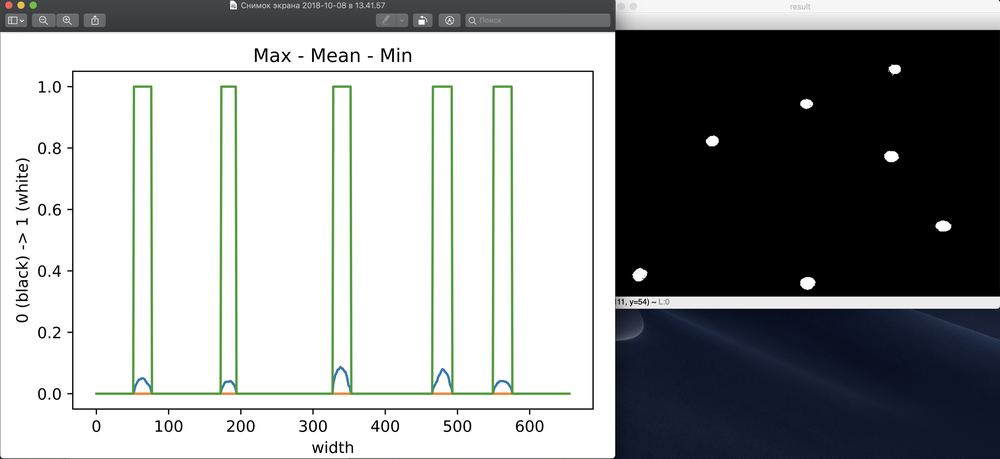
#> input picture Edge/track_pix/ideas/1.png, 1000 x 459 px, shrunk from 3285 x 1509 before the run, found by its file name
$ jupyter execute --allow-errors preprocessing_3.ipynb
#> lines starting #> are read from the running program, lines starting #| are printed output that depends on the picture; after the words box and inside, x2 and y2 are one past the last pixel; in counts of white or black regions, pixels touching at a corner belong together
# CANNY EDGE DETECTION

[cell 1]
import cv2
import numpy as np
from matplotlib import pyplot as plt

[cell 2]
img = cv2.imread('1.png', 0)
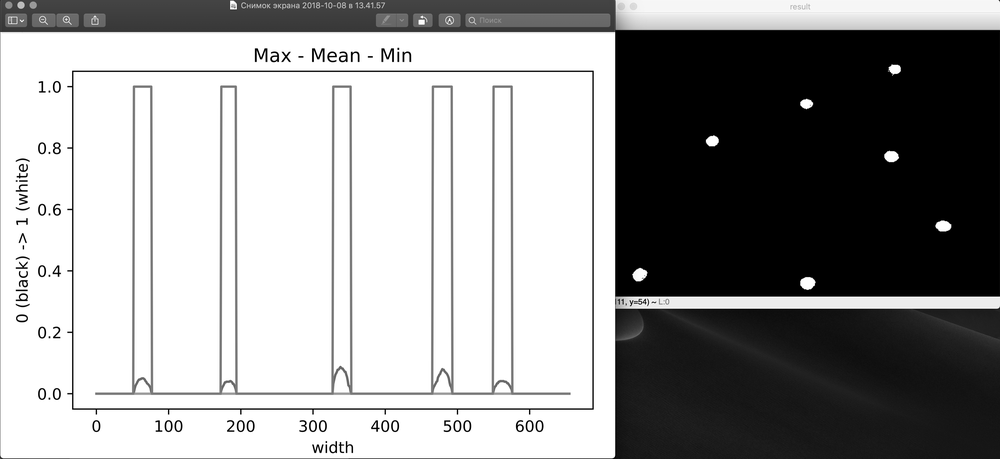
#> img: shape (459, 1000); min 0, max 255, mean 155.2
edges = cv2.Canny(img, 100, 200)
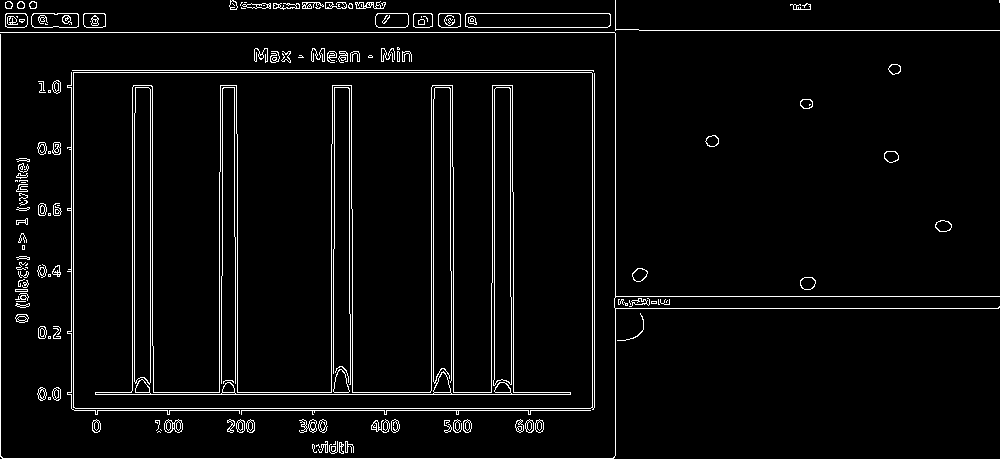
#> edges: shape (459, 1000); 4.3% white in thin lines or dots

[cell 3]
plt.subplot(121),plt.imshow(img,cmap = 'gray')
plt.title('Original Image'), plt.xticks([]), plt.yticks([])
plt.subplot(122),plt.imshow(edges,cmap = 'gray')
plt.title('Edge Image'), plt.xticks([]), plt.yticks([])
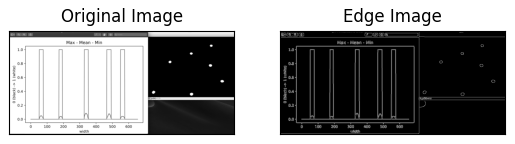
#> figure drawn by matplotlib, 2 panels

[cell 4]
img = cv2.imread('b.png', 0)
edges = cv2.Canny(img, 100, 200)

#> (a cell that did not finish here is left out)

# WATERSHED ALGORITHM : MARKER-BASED SEGMENTATION

## Thresholding the Input

[cell 6]
img = cv2.imread('1.png')
#> img is the input picture: shape (459, 1000, 3); mean B, G, R 156.7, 155.9, 153.5
b,g,r = cv2.split(img)
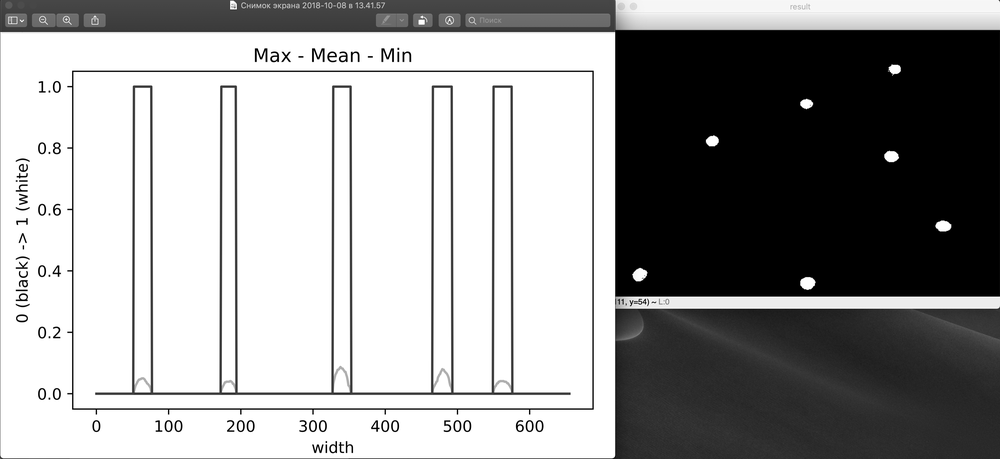
#> b: shape (459, 1000); min 0, max 255, mean 156.7
rgb_img = cv2.merge([r,g,b])

[cell 7]
gray = cv2.cvtColor(img,cv2.COLOR_BGR2GRAY)
ret, thresh = cv2.threshold(gray,0,255,cv2.THRESH_BINARY_INV+cv2.THRESH_OTSU)
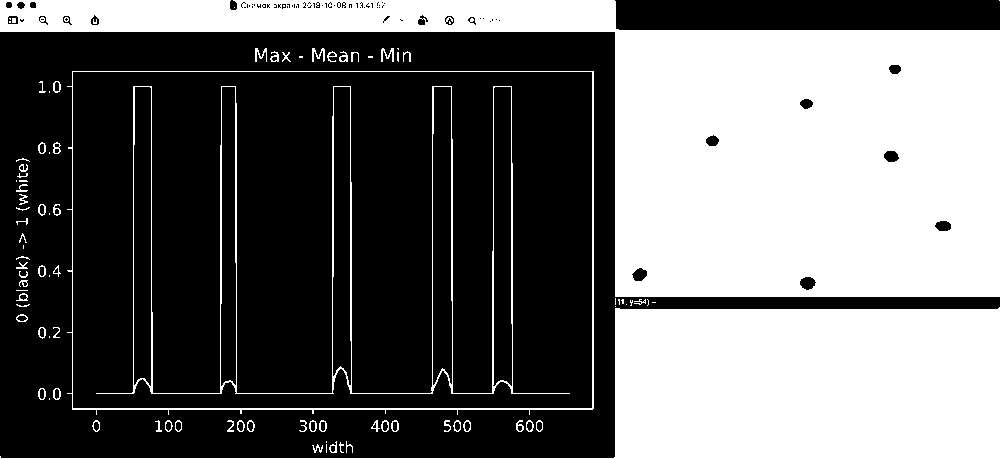
#> thresh: shape (459, 1000); 41.3% white; 97 white regions (33 under 20 px), largest, box (x1, y1, x2, y2) and area: (0, 0, 1000, 297) 120885, (0, 307, 1000, 459) 58376, (96, 86, 570, 394) 5182
#> ret = 135

[cell 8]
plt.subplot(121),plt.imshow(rgb_img)
plt.title('Input Image'), plt.xticks([]), plt.yticks([])
plt.subplot(122),plt.imshow(thresh, 'gray')
plt.title("Otus's binary threshold"), plt.xticks([]), plt.yticks([])
plt.show()

$ run again, with Edge/track_pix/ideas/2.png copied over Edge/track_pix/ideas/1.png
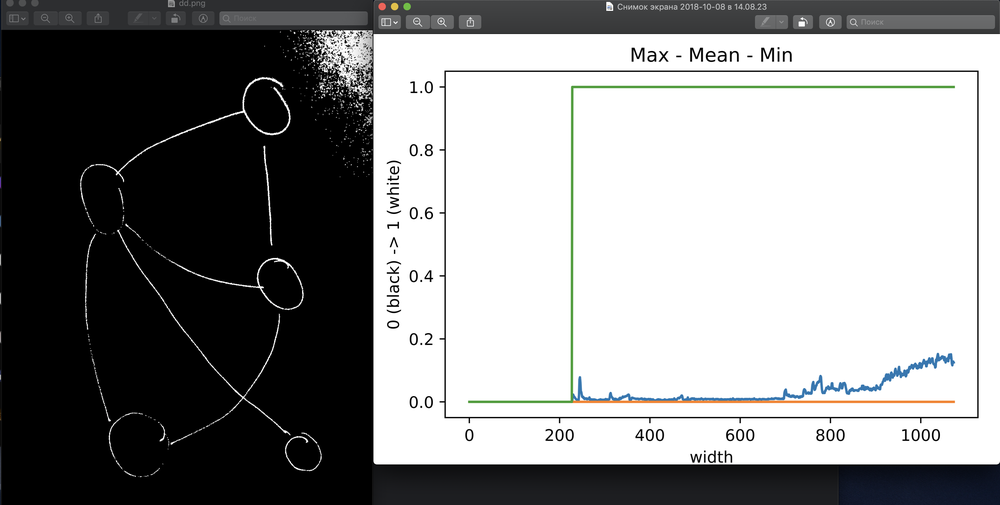
#> input picture Edge/track_pix/ideas/2.png, 1000 x 505 px, shrunk from 3208 x 1619 before the run, found by its file name
#> `edges = cv2.Canny(img, 100, 200)`:
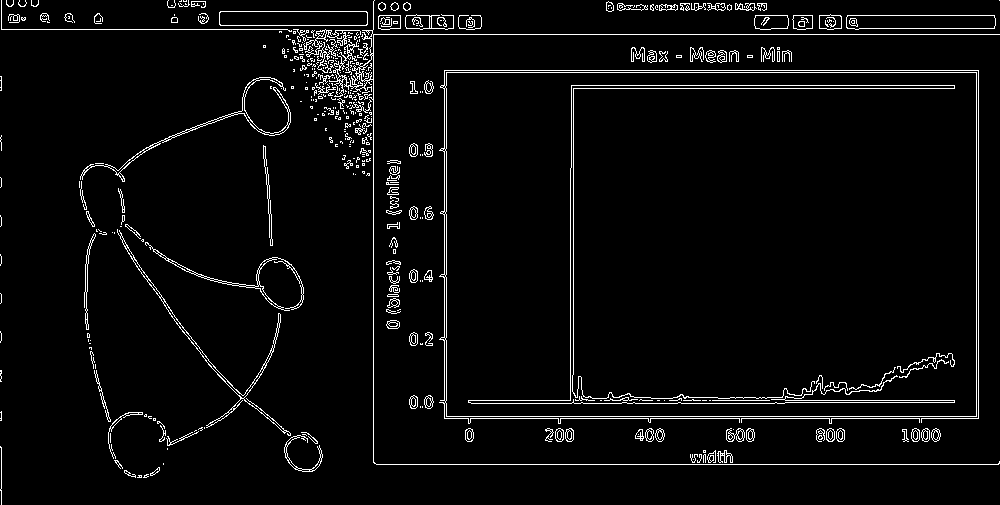
#> edges: shape (505, 1000); 4.1% white in thin lines or dots
#> img is the input picture: shape (505, 1000, 3); mean B, G, R 140.5, 140.5, 140
#> thresh: shape (505, 1000); 47.2% white; 154 white regions (92 under 20 px), largest, box (x1, y1, x2, y2) and area: (0, 0, 1000, 505) 230027, (469, 86, 955, 403) 2943, (440, 71, 979, 423) 2539
#> ret = 133
#> `plt.show()`:
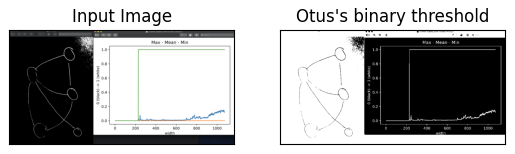
#> figure drawn by matplotlib, 2 panels

$ run again, with Edge/track_pix/ideas/3.png copied over Edge/track_pix/ideas/1.png
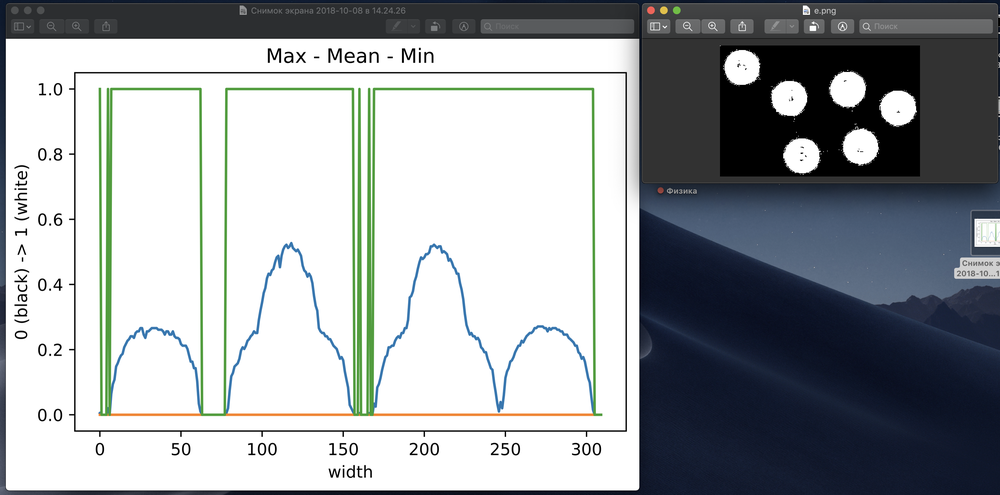
#> input picture Edge/track_pix/ideas/3.png, 1000 x 495 px, shrunk from 3100 x 1534 before the run, found by its file name
#> `edges = cv2.Canny(img, 100, 200)`:
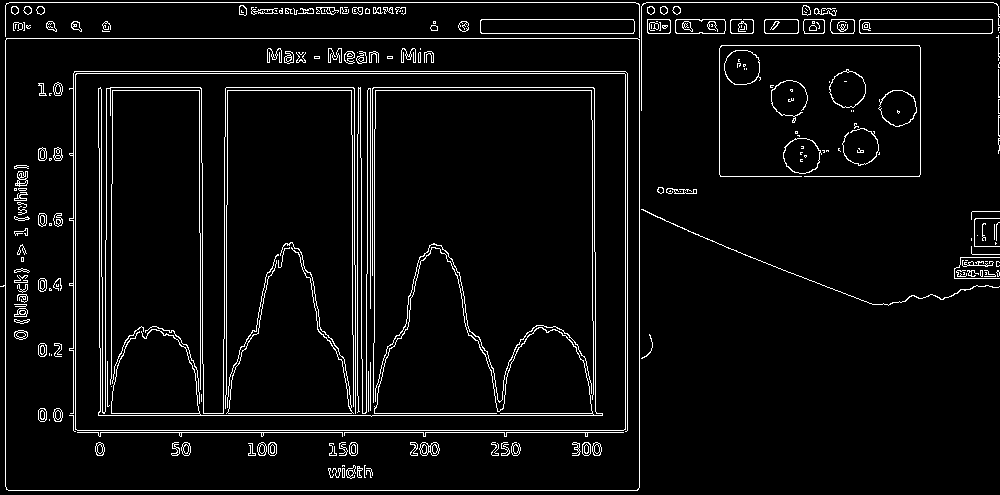
#> edges: shape (495, 1000); 5.2% white in thin lines or dots
#> img is the input picture: shape (495, 1000, 3); mean B, G, R 165.1, 162, 157.8
#> `ret, thresh = cv2.threshold(gray,0,255,cv2.THRESH_BINARY_INV+cv2.THRES..`:
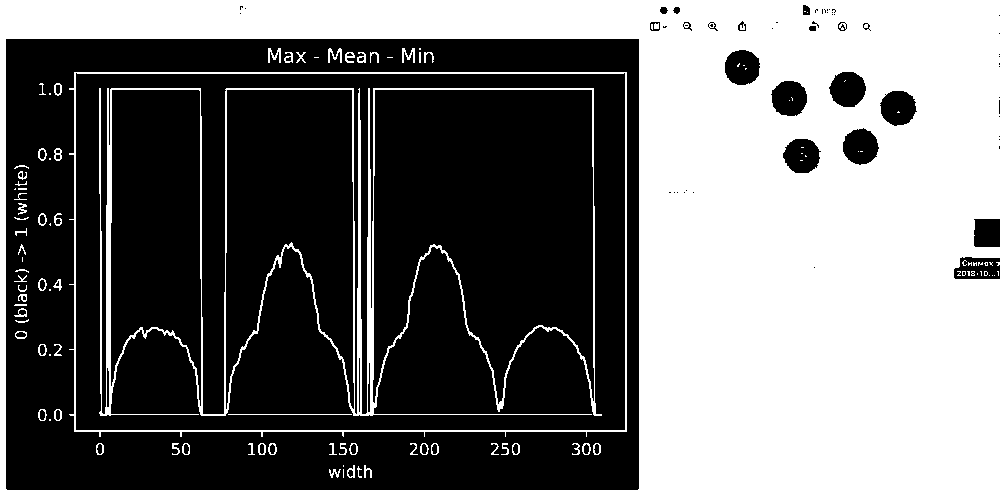
#> thresh: shape (495, 1000); 44.3% white; 113 white regions (48 under 20 px), largest, box (x1, y1, x2, y2) and area: (0, 0, 1000, 495) 201438, (99, 88, 602, 416) 11208, (69, 72, 627, 437) 3732
#> ret = 149

$ run again, with Edge/track_pix/ideas/4.png copied over Edge/track_pix/ideas/1.png
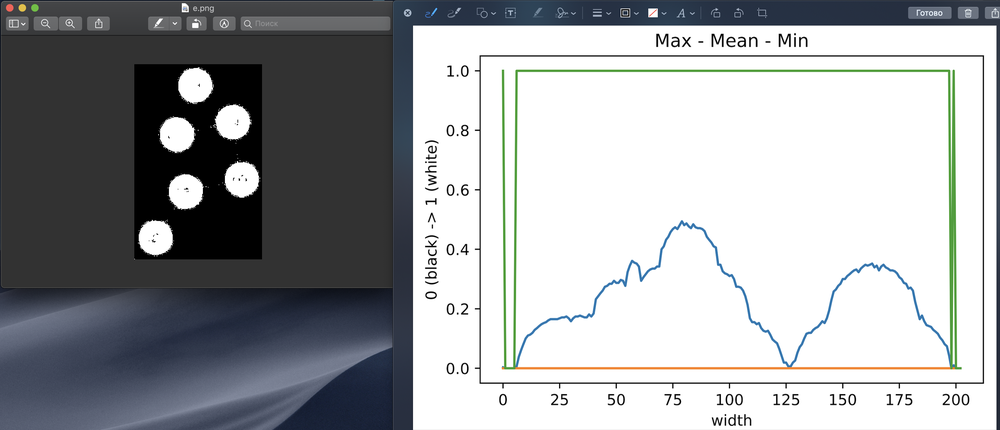
#> input picture Edge/track_pix/ideas/4.png, 1000 x 430 px, shrunk from 3179 x 1366 before the run, found by its file name
#> `edges = cv2.Canny(img, 100, 200)`:
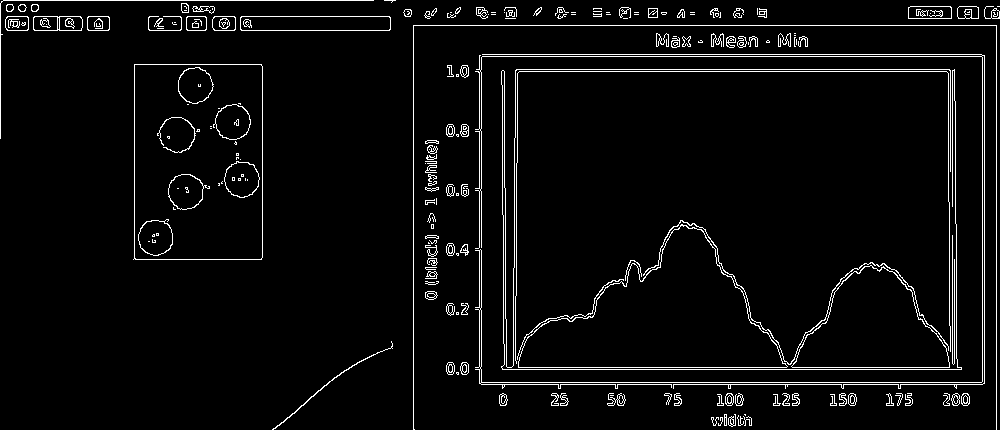
#> edges: shape (430, 1000); 4.2% white in thin lines or dots
#> img is the input picture: shape (430, 1000, 3); mean B, G, R 165.2, 162.8, 160.5
#> `ret, thresh = cv2.threshold(gray,0,255,cv2.THRESH_BINARY_INV+cv2.THRES..`:
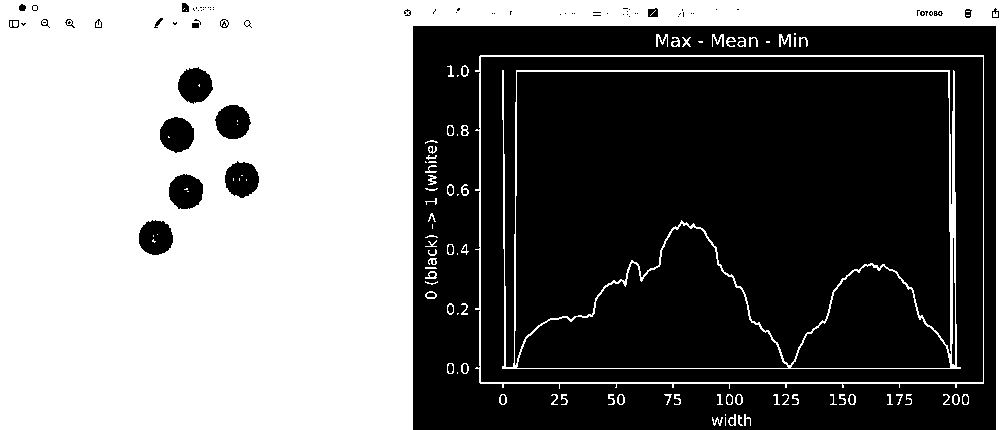
#> thresh: shape (430, 1000); 46.3% white; 105 white regions (36 under 20 px), largest, box (x1, y1, x2, y2) and area: (0, 0, 1000, 430) 188035, (502, 70, 961, 369) 5365, (475, 55, 984, 389) 3085
#> ret = 155
